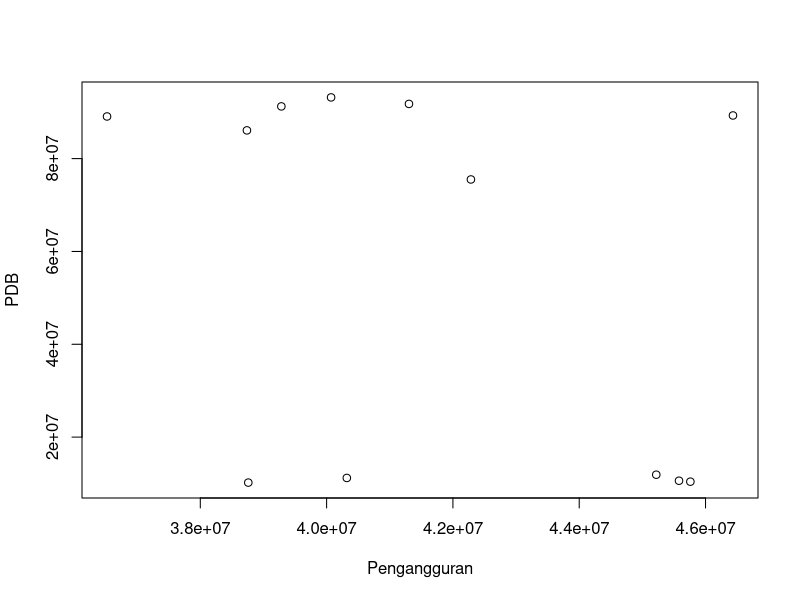

This chart was generated by the following R code:
## ---- chunk 1
setwd("C:/Users/sarah/Downloads/UAS Metopel/UAS Metopel")
library(readxl)
dat<-read_excel('latihan.xlsx')
reg1<-lm(Y~X,data=dat)
plot(dat$Y,dat$X,xlab="Pengangguran",ylab="PDB")
## ---- chunk 2
library(readxl)
dat<-read_excel("latihan.xlsx")
reg<-lm(Y~X,data=dat)
summary(reg)
